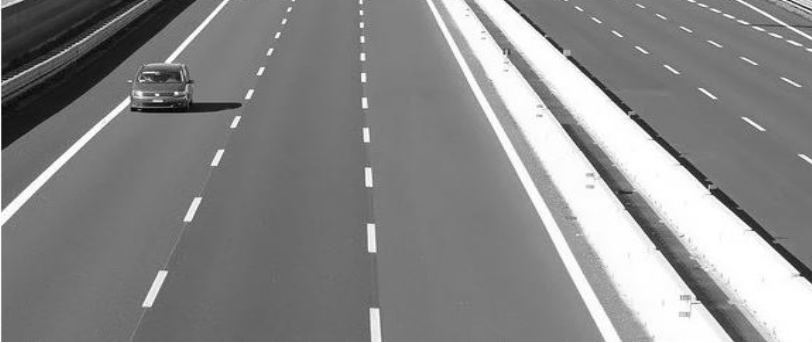
#> input picture Images/Line_detect_image.png, 812 x 343 px
$ jupyter execute 7-Line_detection.ipynb
#> lines starting #> are read from the running program, lines starting #| are printed output that depends on the picture; after the words box and inside, x2 and y2 are one past the last pixel; in counts of white or black regions, pixels touching at a corner belong together
# Hough Transform

### <i> The Hough Transform algorithm is based on the following assumptions:

The Hough Transform is a Popular technique to detect any shape, if you can represent that shape in a mathematical form, It can detect the shape even if it is broken or distorted a little bit.

-> Lines in an image can be represented by their equation in polar coordinates, which is given by: r =  x cosΘ + y sinΘ =, where (r, theta) are the parameters of the line, and (x, y) are the coordinates of a point on the line

-> A point in an image corresponds to a sinusoidal curve in the parameter space

-> The intersection of curves in the parameter space corresponds to a line in the image.
</i>

---
#### <i><b> Hough Transformation Algorithm </i></b>

1. Edge detection, e.g Using the Canny Edge Detector.
2. Mapping of the edge points to the Hough space and storage in an accumulator
3. Interpretation of the accumulator to yield lines of infinite length. The interpretation is done by thresholding and possibly other constraints.
4. Conversion of infinite lines to finite lines.

---
OpenCV's Two kinds of Hough line Transforms:

o The Standard Hough Transform (HoughLines method)

o The Probabilistic Hough Line Transform (HoughLinesP)

## Import libraries

[cell 1]
import cv2
import numpy as np
import matplotlib.pyplot as plt

### Load Image

[cell 2]
image =  cv2.imread("./Images/Line_detect_image.png")
#> image is the input picture: shape (343, 812, 3); min 2, max 255, mean 136.4

### Display the image

[cell 3]
plt.imshow(image)
plt.show()

### Convert to Gray Image

[cell 4]
img = cv2.cvtColor(image, cv2.COLOR_BGR2GRAY)
plt.imshow(img)
plt.show()

### Blur the image

[cell 5]
# Additional step (not complusolry)
kernel_size = 5
blur_gray = cv2.GaussianBlur(img,(kernel_size, kernel_size),0)
plt.imshow(blur_gray)
plt.show()

### Apply Canny filter on the Gray-Images

[cell 6]
rows = 1
cols = 2
fig, axes = plt.subplots(nrows=rows, ncols=cols, figsize=(15,15))

img_can = cv2.Canny(img, 50, 200,apertureSize=3)
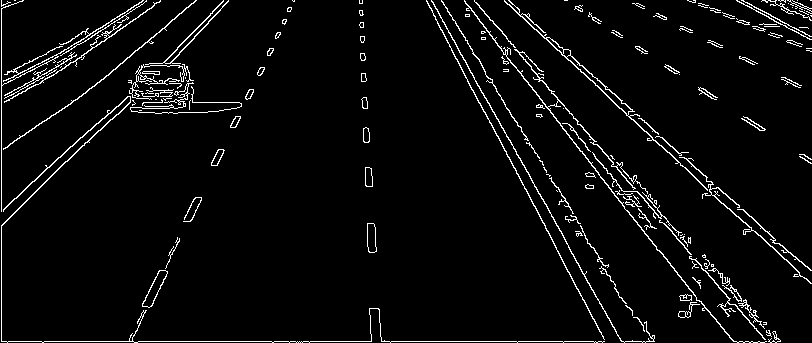
#> img_can: shape (343, 812); 4.3% white in thin lines or dots
axes[0].imshow(img_can)
axes[0].set_title(f"Canny",fontsize = 20)

img_blur_can = cv2.Canny(blur_gray, 50, 200,apertureSize=3)
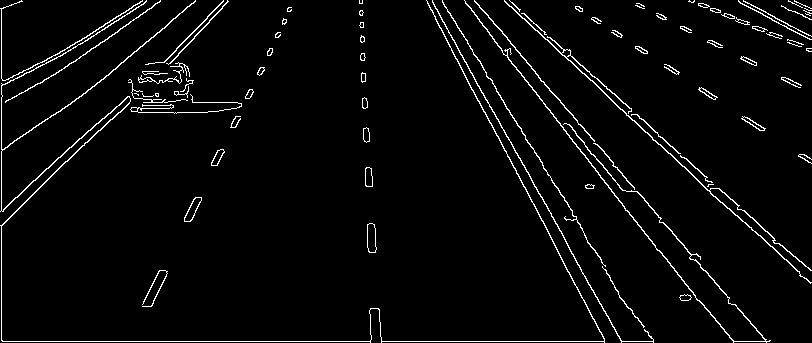
#> img_blur_can: shape (343, 812); 3.5% white in thin lines or dots
axes[1].imshow(img_blur_can)
axes[1].set_title(f"Blur_canny",fontsize = 20)

# fig.tight_layout()
plt.show()
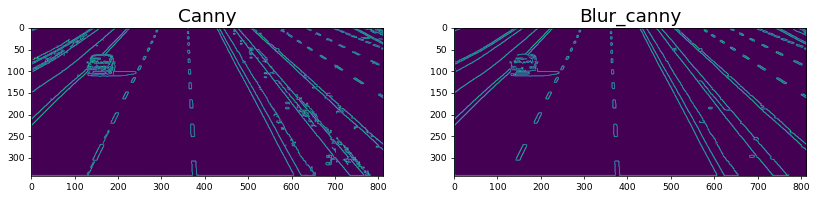
#> figure drawn by matplotlib, 2 panels

We can see that blur images have less point-size-edges (i.e. less noise on the image)

### Setting the paramters for HoughLine method

[cell 7]
rho = 1                 # distance resolution in pixels of the Hough grid
theta = np.pi / 180     # angular resolution in radians of the Hough grid
threshold = 40          # minimum number of votes (intersections in Hough grid cell)
min_line_length = 10    # minimum number of pixels making up a line
max_line_gap = 250      # maximum gap in pixels between connectable line segments

#### Finding lines on blur image by HoughLinesP method

[cell 8]
# Run Hough on edge detected image
# Output "lines" is an array containing endpoints of detected line segments
lines = cv2.HoughLinesP(img_blur_can, rho, theta, threshold,minLineLength= min_line_length, maxLineGap= max_line_gap)
#> lines = 67 rows, first 6: [2, 341, 769, 341], [465, 3, 697, 300], [1, 340, 1, 8], [512, 2, 810, 270], [504, 0, 800, 276], [432, 2, 617, 335]

image_1 = image.copy()

for line in lines:
    for x1,y1,x2,y2 in line:
        cv2.line(image_1,(x1,y1),(x2,y2),(255,0,0),1)
#> this loop made 67 passes
#> line on passes 1 to 12: [[2, 341, 769, 341]], [[465, 3, 697, 300]], [[1, 340, 1, 8]], [[512, 2, 810, 270]], [[504, 0, 800, 276]], [[432, 2, 617, 335]], [[435, 19, 604, 338]], [[447, 11, 653, 342]], [[432, 0, 621, 340]], [[509, 0, 799, 261]], [[488, 15, 731, 304]], [[2, 225, 227, 0]]
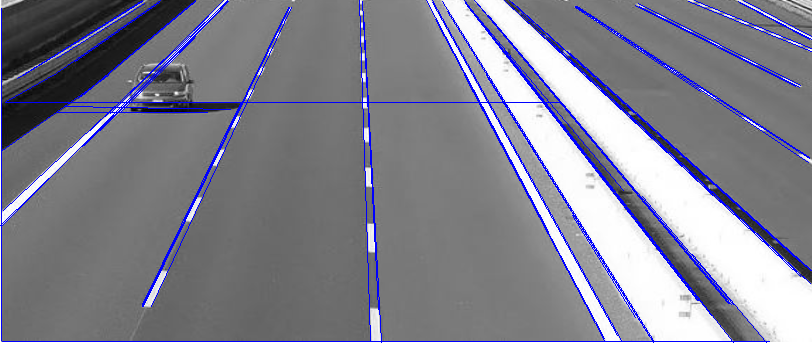
#> image_1: shape (343, 812, 3); 4.97% of pixels changed, all inside (x1, y1, x2, y2) = (0, 0, 812, 343)

#### Finding lines on non-blur image by HoughLinesP method

[cell 9]
# Run Hough on edge detected image
# Output "lines" is an array containing endpoints of detected line segments
lines = cv2.HoughLinesP(img_can,
                        rho, theta, threshold,minLineLength= min_line_length, maxLineGap= max_line_gap)
#> lines = 81 rows, first 6: [1, 341, 780, 341], [431, 0, 607, 317], [509, 4, 801, 276], [427, 3, 601, 332], [1, 340, 1, 0], [464, 1, 698, 300]

image_2 = image.copy()

for line in lines:
    x1, y1, x2, y2 = line[0]
    cv2.line(image_2, (x1,y1), (x2,y2), (0,128,255), 2)
#> this loop made 81 passes
#> (x1, y1, x2, y2) on passes 1 to 12: (1, 341, 780, 341), (431, 0, 607, 317), (509, 4, 801, 276), (427, 3, 601, 332), (1, 340, 1, 0), (464, 1, 698, 300), (509, 0, 805, 266), (432, 1, 620, 340), (539, 79, 765, 339), (447, 11, 651, 338), (514, 49, 762, 335), (3, 209, 228, 0)
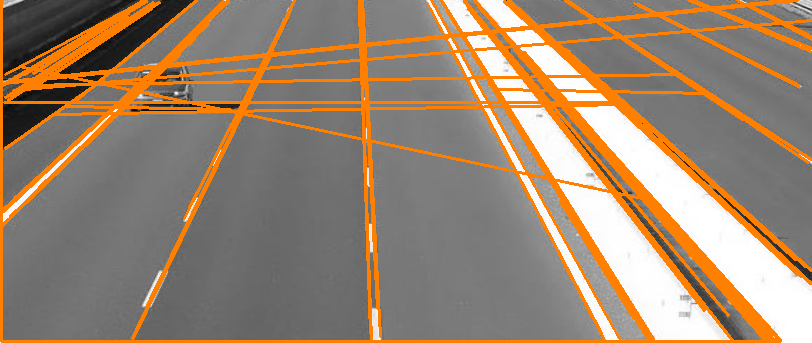
#> image_2: shape (343, 812, 3); 17.26% of pixels changed, all inside (x1, y1, x2, y2) = (0, 0, 812, 343)

[cell 10]
rows = 1
cols = 2
fig, axes = plt.subplots(nrows=rows, ncols=cols, figsize=(15,15))

axes[0].imshow(image_1)
axes[0].set_title(f"Line-Detection on Blurred image",fontsize = 20)

axes[1].imshow(image_2)
axes[1].set_title(f"Line-Detection on Non-Blurred image",fontsize = 20)

# fig.tight_layout()
plt.show()
#> figure, not shown here; B, G, R data is drawn as R, G, B

It can be seen that Lines generted by blurred_canny_edge image is better in quality and less in numbers.

### Using basic HoughLine Method

[cell 11]
lines = cv2.HoughLines(img_can, 1, np.pi/180, 200)
#> lines = [[341, 1.57], [1, 0], [-365, 2.48], [-344, 2.32], [-341, 2.3], [-377, 2.64], [-375, 2.65], [-355, 2.43]]

image_11 = image.copy()

for line in lines:
    rho, theta = line[0]
    a = np.cos(theta)
    b = np.sin(theta)
    x0 = a * rho
    y0 = b * rho
    # x1 stores the rounded off value of (r* cosΘ - 1000 * sinΘ)
    x1 = int(x0 + 1000 * (-b))
    # y1 stores the rounded off value of (r * sinΘ + 1000 * cosΘ)
    y1 = int(y0 + 1000 * (a))
    # x2 stores the rounded off value of (r * cosΘ + 1000 * sinΘ)
    x2 = int(x0 - 1000 * (-b))
    # y2 stores the rounded off value of (r * sinΘ - 1000 * cosΘ)
    y2 = int(y0 - 1000 * (a))

    cv2.line(image_11, (x1, y1), (x2, y2), (0, 0, 255), 2)
#> this loop made 8 passes
#> (rho, theta, a, b, x0, y0, x1, y1) on passes 1 to 8: (341, 1.57, -4.37e-08, 1, -1.49e-05, 341, -1000, 340), (1, 0, 1, 0, 1, 0, 1, 1000), (-365, 2.48, -0.788, 0.616, 287.6, -224.7, -328, -1012), (-344, 2.32, -0.682, 0.731, 234.6, -251.6, -496, -933), (-341, 2.3, -0.669, 0.743, 228.2, -253.4, -514, -922), (-377, 2.64, -0.875, 0.485, 329.7, -182.8, -155, -1057), (-375, 2.65, -0.883, 0.469, 331.1, -176.1, -138, -1058), (-355, 2.43, -0.755, 0.656, 267.9, -232.9, -388, -987)
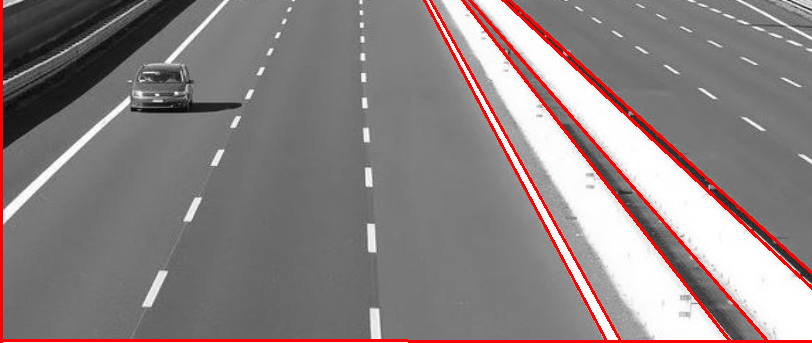
#> image_11: shape (343, 812, 3); 4% of pixels changed, all inside (x1, y1, x2, y2) = (0, 0, 812, 343)

[cell 12]
rows = 1
cols = 2
fig, axes = plt.subplots(nrows=rows, ncols=cols, figsize=(15,15))

axes[0].imshow(image_1)
axes[0].set_title(f"Line-Detection on Using HoughLinesP Method",fontsize = 20)

axes[1].imshow(image_11)
axes[1].set_title(f"Line-Detection on Using HoughLine Method",fontsize = 20)

# fig.tight_layout()
plt.show()
#> figure, not shown here; B, G, R data is drawn as R, G, B

$ run again, with Images/Test_image_5.png copied over Images/Line_detect_image.png
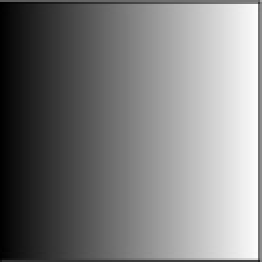
#> input picture Images/Test_image_5.png, 131 x 131 px (shown 2 times larger)
#> image is the input picture: shape (131, 131, 3); min 0, max 253, mean 125.2
#> img_can: shape (131, 131); 2.3% white in thin lines or dots
#> img_blur_can: shape (131, 131); 1.8% white in thin lines or dots, all inside (x1, y1, x2, y2) = (41, 2, 130, 130)
#> `lines = cv2.HoughLinesP(img_blur_can, rho, theta, threshold,minLineLen..`: lines = [[128, 129, 128, 2], [41, 129, 127, 129], [41, 2, 127, 2]]
#> the loop `for line in lines:` made 3 passes
#> after the loop `for line in lines:`:
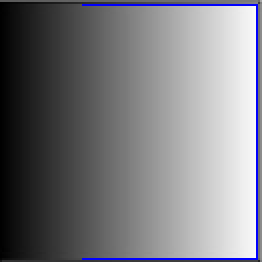
#> image_1: shape (131, 131, 3) (shown 2 times larger); 1.76% of pixels changed, all inside (x1, y1, x2, y2) = (41, 2, 129, 130)
#> `lines = cv2.HoughLinesP(img_can, rho, theta, threshold,minLineLength= ..`: lines = [[128, 129, 128, 1], [31, 129, 127, 129], [0, 0, 130, 0], [34, 2, 130, 2]]
#> the loop `for line in lines:` made 4 passes
#> after the loop `for line in lines:`:
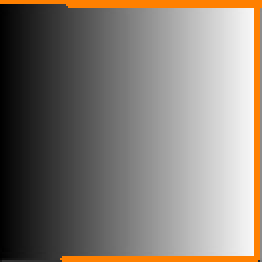
#> image_2: shape (131, 131, 3) (shown 2 times larger); 6.56% of pixels changed, all inside (x1, y1, x2, y2) = (0, 0, 131, 131)
#> `lines = cv2.HoughLines(img_can, 1, np.pi/180, 200)`: lines = None
